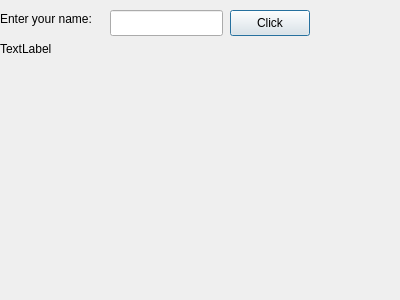
<?xml version="1.0" encoding="UTF-8"?>
<ui version="4.0">
 <class>Dialog</class>
 <widget class="QDialog" name="Dialog">
  <property name="geometry">
   <rect>
    <x>0</x>
    <y>0</y>
    <width>400</width>
    <height>300</height>
   </rect>
  </property>
  <property name="windowTitle">
   <string>Dialog</string>
  </property>
  <widget class="QLabel" name="labelResponse">
   <property name="geometry">
    <rect>
     <x>0</x>
     <y>10</y>
     <width>111</width>
     <height>18</height>
    </rect>
   </property>
   <property name="text">
    <string>Enter your name:</string>
   </property>
  </widget>
  <widget class="QLabel" name="label">
   <property name="geometry">
    <rect>
     <x>0</x>
     <y>40</y>
     <width>400</width>
     <height>18</height>
    </rect>
   </property>
   <property name="text">
    <string>TextLabel</string>
   </property>
  </widget>
  <widget class="QLineEdit" name="lineEditName">
   <property name="geometry">
    <rect>
     <x>110</x>
     <y>10</y>
     <width>113</width>
     <height>26</height>
    </rect>
   </property>
  </widget>
  <widget class="QPushButton" name="buttonClickMe">
   <property name="geometry">
    <rect>
     <x>230</x>
     <y>10</y>
     <width>80</width>
     <height>26</height>
    </rect>
   </property>
   <property name="text">
    <string>Click</string>
   </property>
  </widget>
 </widget>
 <resources/>
 <connections/>
</ui>
